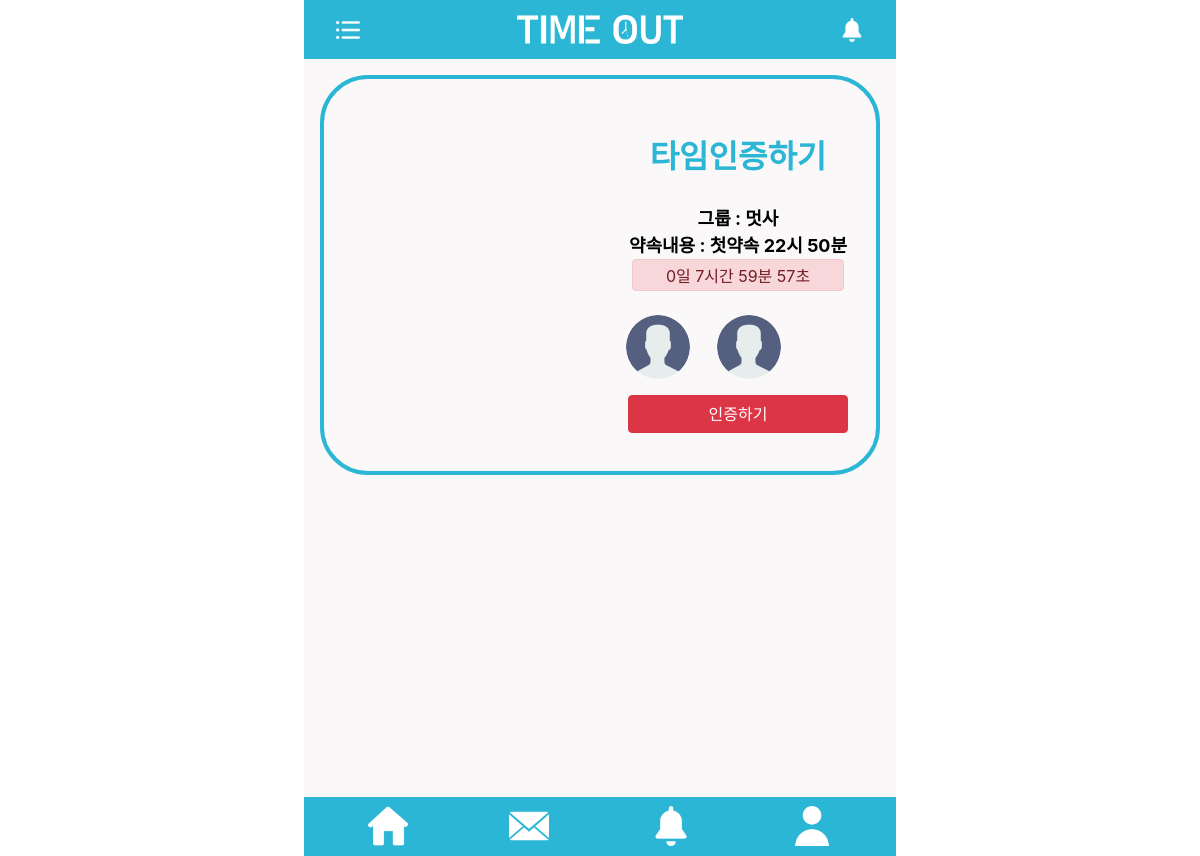
/map/ (signed in), run on the app's committed database.
### mainapp/models.py (models this page shows, shortened)
class Schedule(models.Model):
    group_ac = models.ForeignKey(Group_account, on_delete= models.CASCADE, null =True)
    title = models.CharField(max_length=100,null = True, blank=True)
    date = models.DateTimeField('date published',null=True, blank=True)
    penalty = models.IntegerField(null= True, blank=True)
    location = models.CharField(max_length=100, null=True,blank=True)

class Group_account(models.Model):
    title = models.CharField(max_length=100, null=True, blank=True)
    group_money = models.IntegerField(default=0)
    members = models.ManyToManyField(User_account)

class User_account(models.Model):
    name = models.OneToOneField(User, on_delete=models.CASCADE, null=True)
    user_money = models.IntegerField(default=0)
    image = models.ImageField(upload_to='images/',default='', null=True, blank=True)
    nickname = models.CharField(max_length=100, null=True, blank=True)
    def __str__(self):
        return self.nickname

### mainapp/views.py (the view)
# urls.py: path('map/', mainapp.views.map, name='map'),
def map(request):
    nickname = User_account.objects.get(name = request.user)
    punishs= Punish.objects.filter(nick=nickname).values('schedule_id')
    sche = []
    first = []
    for key in punishs.all():
        sche.append(Schedule.objects.get(pk = key['schedule_id']))
    sche.sort(key=lambda r:r.date)
    if not sche:
        pass
    else:
        first=sche.pop(0)
        first.date += timedelta(hours=9)
    return render(request, 'map.html', {'schedule':sche, 'first':first})

### mainapp/templates/map.html (shortened to what this page needs)
<!DOCTYPE html>
<html>
<head>
    <link rel="stylesheet" type="text/css" href="../static/css/map.css">
    <link rel="stylesheet" href="https://stackpath.bootstrapcdn.com/bootstrap/4.3.1/css/bootstrap.min.css"
>
</head>
<body>
    <div class="center">
        <div class="page">
            <div class="head-bar">
                <a href="./"><img id="icon1" src="../static/img/list.png" alt=""></a>
                <a href="./index.html"><img id="logo" src="../static/img//로고화이트.png" alt=""></a>
                <a href="./"><img id="icon2" src="../static/img/bell.png" alt=""></a>
            </div>
            {% if not first %}
            <br><br><br><br>
            <h1>약속이없습니다.</h1>
            {% else %}
            <div class="arrive">
                <div class="map">
                    <div id="map"></div>
                </div>
                <div class="map-bottom">
                    <div class="arrive-content">
                        <span id="reach-pc">타임인증하기</span>
                        <span id="group-name">그룹 : {{first.group_ac.title}}</span>
                        <span id="schedule">약속내용 : {{first.title}} {{first.date.hour}}시 {{first.date.minute}}분</span>
                    </div>
                    <div id="red" class="alert alert-danger" role="alert">
                        <p id="demo" name="{{asdfa}}"></p>
                    </div>
                    <div class="arrive-button">
                        <div class="group-img">
                            {% for first_img in first.group_ac.members.all %}
                            {% if not us.image %}
                            <img id="member-img" src="../static/img/basic.png">
                            {% else %}
                            <img id="member-img" src="{{first_img.image.url}}">
                            {% endif %}
                            {% endfor %}
                        </div>
                        <a href="{% url 'confirm' first.id %}"><button type="button" class="btn btn-danger"
                                id="timeout">인증하기</button></a>
                    </div>
                </div>
            </div>
            {% endif %}
            <div class="foot-bar">
                <a href="{% url 'home' %}"><img id="foot-home" src="../static/img/home.png" alt=""></a>
                <a href="{% url 'check' %}"><img id="foot-invite" src="../static/img/invite.png" alt=""></a>
                <a href="{% url 'map' %}"><img id="foot-bell" src="../static/img/bell.png" alt=""></a>
                <a href="{% url 'portfolio' %}"><img id="foot-user" src="../static/img/user.png" alt=""></a>
            </div>
        </div>
    </div>
</body>
</html>

### mainapp/static/css/map.css (style rules this page uses)
@media screen and (min-width:550px) { .center { display: flex; flex-direction: column; align-items: center; justify-content: center; } }
@media screen and (min-width:550px) { .page { width: 37rem; height: 53.5rem; background-color: #faf8f8; } }
@media screen and (min-width:550px) { .head-bar { position: fixed; height: 3.7rem; background-color: rgb(42 182 212); display: flex; justify-content: space-between; width: 37rem; align-items: center; text-align: center; margin: 0 auto; } }
@media screen and (min-width:550px) { #icon1 { width: auto; height: 1.5rem; margin-left: 2rem; } }
@media screen and (min-width:550px) { #logo { width: auto; height: 1.8rem; } }
@media screen and (min-width:550px) { #icon2 { width: auto; height: 1.5rem; margin-right: 2rem; } }
@media screen and (min-width:550px) { .arrive { margin-top: 4.7rem; margin-right: auto; margin-left: auto; width: 35rem; height: 25rem; border-radius: 3rem; border: 0.3rem solid rgb(42 182 212); display: flex; justify-content: space-between; background-color: #faf8f8; overflow :scroll; } }
@media screen and (min-width:550px) { .map { margin-top: 2em; width: 50%; height: auto; } }
@media screen and (min-width:550px) { #map { width: 95%; height: 18rem; margin: 1rem .3rem; border-radius: 4rem; } }
@media screen and (min-width:550px) { .map-bottom { width: 50%; display: flex; flex-direction: column; justify-content: center; } }
@media screen and (min-width:550px) { .arrive-content { display: flex; flex-direction: column; } }
@media screen and (min-width:550px) { .arrive-content #reach-pc { font-size: xx-large; font-weight: bold; text-align: center; color: rgb(42 182 212); margin: 1rem; } }
@media screen and (min-width:550px) { .arrive-content #group-name { margin-top: .5rem; font-size: large; font-weight: bold; text-align: center; color: black; } }
@media screen and (min-width:550px) { .arrive-content #schedule { font-size: large; font-weight: bold; text-align: center; color: black; } }
@media screen and (min-width:550px) { .arrive-button .group-img { width: 95%; display: flex; margin-top: .5rem; overflow-x: scroll; overflow-y: hidden; height: 4rem; border-radius: 1rem; margin-right: 0.2rem; margin-left: 0.1rem; } }
@media screen and (min-width:550px) { .arrive-button .group-img #member-img { width: 4rem; height: 4rem; border-radius: 50%; margin-left: 1.5rem; margin-right: .2rem; } }
@media screen and (min-width:550px) { #timeout { margin-top: 1rem; width: 80%; margin-left: 10%; } }
@media screen and (min-width:550px) { #red { text-align: center; margin-right: 2em; margin-left: 2em; height: 2em; } }
@media screen and (min-width:550px) { #demo { margin-top: -0.5em; } }
@media screen and (min-width:550px) { .foot-bar { position: fixed; height: 3.7rem; background-color: rgb(42 182 212); display: flex; justify-content: space-between; width: 37rem; align-items: center; margin: 0 auto; bottom: 0; } }
@media screen and (min-width:550px) { .foot-bar { height: 3.7rem; background-color: rgb(42 182 212); display: flex; justify-content: space-between; width: 37rem; align-items: center; margin: 0 auto; } }
@media screen and (min-width:550px) { #foot-home { width: auto; height: 2.5rem; margin-left:4rem; } }
@media screen and (min-width:550px) { #foot-invite { width: auto; height: 2.5rem; } }
@media screen and (min-width:550px) { #foot-bell { width: auto; height: 2.5rem; } }
@media screen and (min-width:550px) { #foot-user { width: auto; height: 2.5rem; margin-right:4rem; } }

### data on the page
Schedule: group_ac "멋사", title "첫약속", date.hour "22", date.minute "50"
